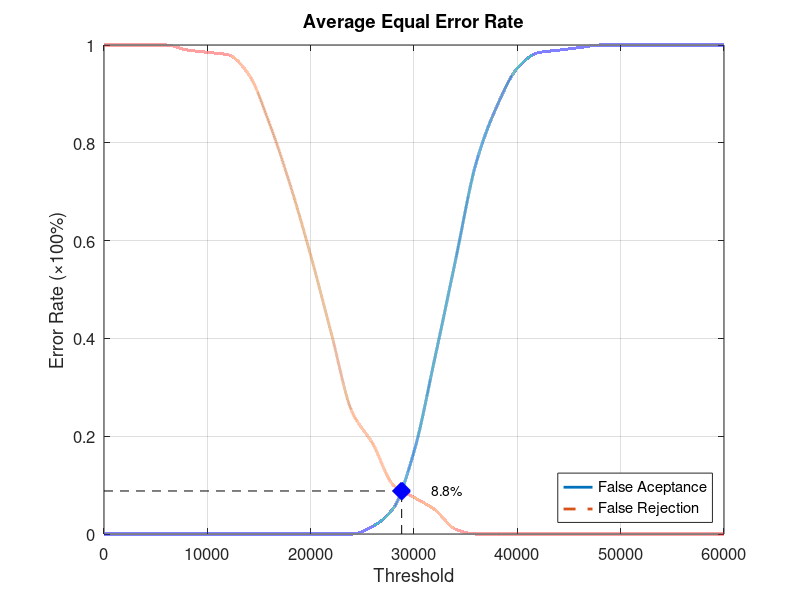
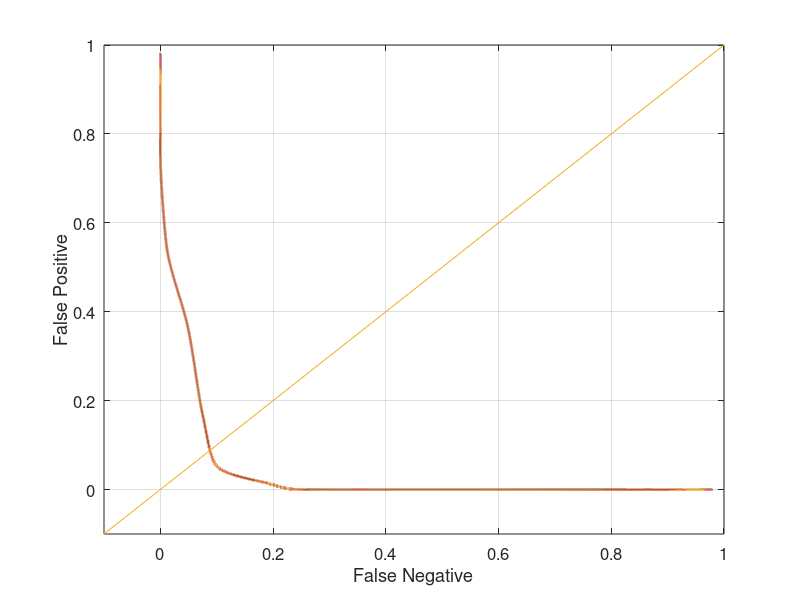

Reproduce these figures in MATLAB, in order.
function yEER = Database3_1
close all;
clear;
clc;
x = 0:2000:60000;
xq = 0:0.5:60000;

y0 = [0 0 0 0 0 0 0 0 0 0 0 0 0 0.0157895 0.0526316 0.168421 0.357895 0.557895 0.757895 0.873684 0.952632 0.984211 0.989474 0.994737 1 1 1 1 1 1 1];
yy0 = interp1(x, y0, xq, 'pchip');
y1 = [1 1 1 1 0.99 0.985 0.98 0.94 0.84 0.715 0.57 0.41 0.25 0.185 0.1 0.075 0.05 0.01 0 0 0 0 0 0 0 0 0 0 0 0 0];
yy1 = interp1(x, y1, xq, 'pchip');

% Calculating EER: 
y2 = abs(y0 - y1);
find(y2 == min(y2))
yy2 = abs(yy0 - yy1);
xEER = find(yy2 == min(yy2));
xEERIndex = xq(xEER) % X-axis EER
yEER = yy0(xEER) % Y-axis EER

main = figure
plot(xq, yy0,'-','LineWidth', 2);	hold on
plot(xq, yy1,'--','LineWidth', 2);	hold on
plot([xEERIndex xEERIndex], [0 yEER], 'k--');	hold on
plot([0 xEERIndex], [yEER yEER], 'k--');	hold on
plot(xEERIndex, yEER, 'bx', 'LineWidth', 10);	hold on
text(xEERIndex + 10 * xEERIndex / 100, yEER, [num2str(round((10000 * yEER)) / 100) '%'])
legend('False Aceptance', 'False Rejection', 'Location', 'SouthEast')
xlabel('Threshold')
ylabel('Error Rate (\times100%)')
title('Average Equal Error Rate')
set(gca, 'FontSize', 12)
axis([0 60000 0 1])
grid on

print(main, 'Database3_1Main', '-dpng');
FNRxFPR = figure('Color', [1 1 1]);
plot(yy1, yy0, '-', yy1, yy0, 'LineWidth', 2);
hold on
y = -0.1:0.1:1
plot(y, y); 
set(gca, 'FontSize', 12)
xlabel('False Negative')
ylabel('False Positive')
axis([-0.1 1 -0.1 1])
set(gca, 'FontSize', 12)
grid on

print(FNRxFPR, 'Database3_1FNRxFPR','-dpng');
end
